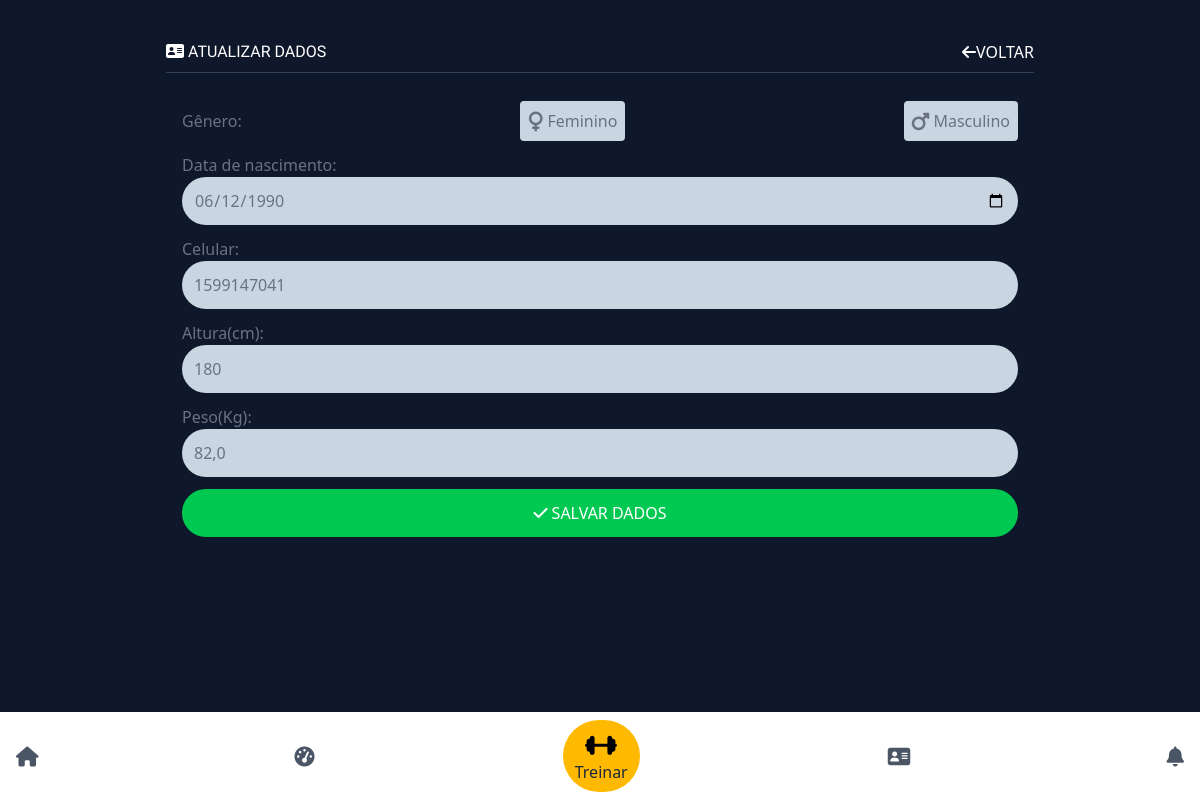
Screenshot of /update-dados/ (signed in) with the database file from the repository.
### app/models.py (models this page shows, shortened)
class DadosIniciais(models.Model):
    user_id = models.ForeignKey(User, on_delete=models.CASCADE)
    data_nascimento = models.DateField(blank=True)
    celular = models.CharField(blank=True)
    altura = models.IntegerField(blank=True)
    peso = models.FloatField(blank=True)
    genero = models.CharField(max_length=255, blank=True)

### app/views.py (the view, shortened to what this page needs)
# urls.py: path('update-dados/', views.update_dados, name='update_dados'),
def update_dados(request):
    dados = DadosIniciais.objects.get(user_id=request.user)
    if request.method == 'GET':
        context={
            'dados':dados
        }
        return render(request, 'configuracoes/update_dados.html', context)

### app/templates/configuracoes/update_dados.html (shortened to what this page needs)
{% extends 'base/base.html' %}
{% block 'content'%}
{% if user %}
<section class="content w-full max-w-[900px] m-auto my-4 p-4 text-white space-y-3">
    <div class="flex items-center justify-between  border-b-1 border-slate-700">
        <h1 class="text-center py-2"><i class="fa fa-address-card"></i>&nbsp;Atualizar dados</h1>
        <a href="{% url 'home' %}" class="uppercase"><i class="fa fa-arrow-left"></i>Voltar</a>
    </div>
    <div class="">
               <form action="{% url 'update_dados' %}" method="post" class="text-gray-500 w-full flex flex-col justify-start space-y-3 p-4">
            <div class="flex items-center justify-between">
                <label class="block">Gênero:</label>
                <a href="#" id="feminino" class="rounded hover:text-white p-2 bg-slate-300 hover:bg-pink-400 flex items-center justify-center"><i class="fa fa-venus fa-lg"></i>&nbsp;Feminino</a>
                <a href="#" id="masculino" class="rounded p-2 hover:text-white bg-slate-300 hover:bg-cyan-400 flex items-center justify-center"><i class="fa fa-mars fa-lg"></i>&nbsp;Masculino</a>
            </div>
            <div>
                <label class="block">Data de nascimento:</label>
                <input type="date" required name="nascimento" class="bg-slate-300 p-3 rounded-full w-full" value="{{dados.data_nascimento|date:'Y-m-d'}}">
            </div>
            <div>
                <label class="block">Celular:</label>
                <input type="text" required name="celular" class="celular bg-slate-300 p-3 rounded-full w-full" placeholder="Ex: (15) 00000-0000" value="{{dados.celular}}">
            </div>
            <div>
                <label class="block">Altura(cm):</label>
                <input type="number" required name="altura" class="bg-slate-300 p-3 rounded-full w-full" placeholder="Ex: 175" value="{{dados.altura}}">
            </div>
            <div>
                <label class="block">Peso(Kg):</label>
                <input type="text" required name="peso" class="peso bg-slate-300 p-3 rounded-full w-full" placeholder="Ex: 65,5" value="{{dados.peso}}">
            </div>
            <button type="submit" class="cursor-pointer bg-green-500 text-white font-medium uppercase rounded-full p-3"><i class="fa fa-check"></i>&nbsp;Salvar dados</button>
        </form>
    </div>
</section>
{% endif %}
{% endblock %}

### app/static/css/style.css (style rules this page uses)
h1 { font-family: "Cal Sans", sans-serif !important; font-style: normal; text-transform: uppercase; }

### rows the page displays
DadosIniciais: nascimento "06/12/1990", celular "1599147041", altura "180", peso "82,0"
